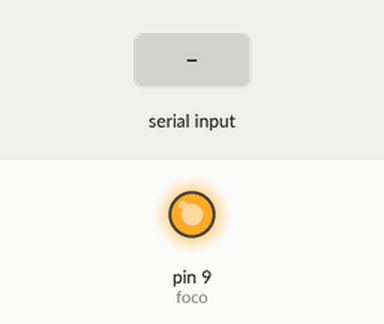
Recording of a sketch running on a simulated Arduino Uno, built with avr-gcc and run on an emulated ATmega328P. Shown: output pins drawn as LEDs (lit = HIGH). The test bench sets the inputs (shaded band).

Above: at 1.2 s.
1.3 s: "a" received over Serial
At 2.0 s:
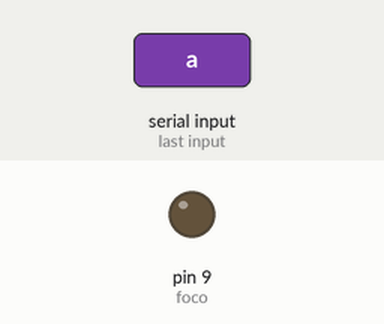
2.8 s: "b" received over Serial
At 3.1 s:
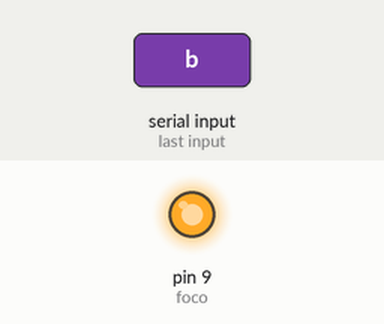
Timing chart, 0 to 5.8 s (numbered marks = the images above; inputs shaded):
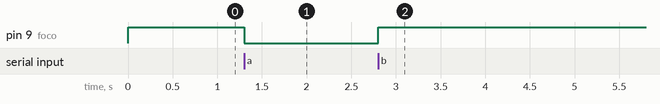

Measured:
- after the input at 1.3 s, pin 9 (foco): HIGH → LOW at once
- after the input at 2.8 s, pin 9 (foco): LOW → HIGH at once

The sketch:

Control_comandosdeVoz.ino
```cpp
int bt = 0;
int foco = 9;

void setup() {
  Serial.begin(9600);
  pinMode(foco,OUTPUT);
  digitalWrite(foco,HIGH);

}

void loop() {

 if(Serial.available() >0){
  bt = Serial.read();
 }

if(bt =='a'){
  digitalWrite(foco,LOW);

}
if(bt == 'b'){
  digitalWrite(foco,HIGH);
}

}
```
